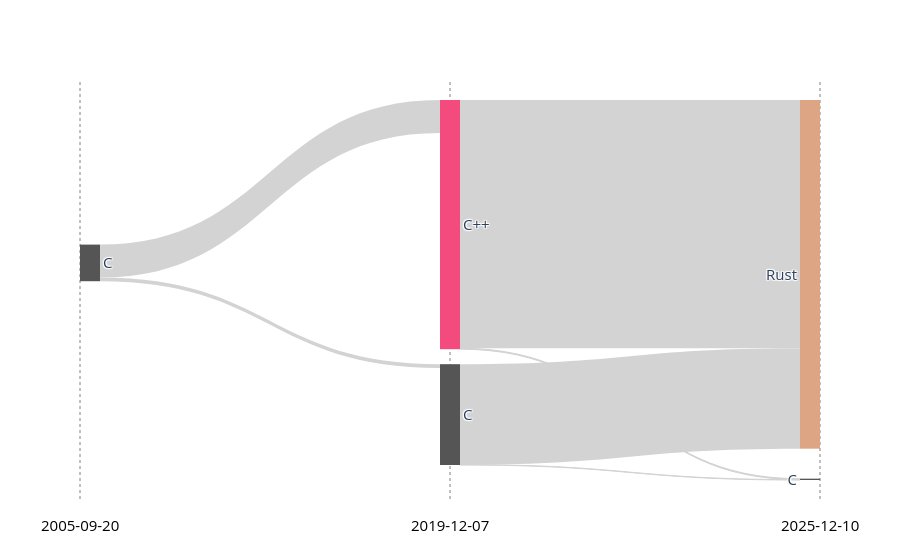

Notebook source saved alongside this figure:
### Code cell
NAME = 'fish-shell/fish-shell'
identifiers, languages, metadata = load_item(NAME)
plot(languages, identifiers, metadata, NAME)

### Figure 1 — Plotly figure (JSON) as saved in the notebook; plotly's stock layout.template omitted (floating-point values rounded to 4 significant figures)
{"data": [{"link": {"color": ["lightgrey", "lightgrey", "rgba(0,0,0,0)", "rgba(0,0,0,0)", "rgba(0,0,0,0)", "lightgrey", "lightgrey", "lightgrey", "lightgrey", "rgba(0,0,0,0)", "rgba(0,0,0,0)", "rgba(0,0,0,0)"], "source": [0, 0, 0, 3, 4, 1, 1, 2, 2, 1, 2, 5], "target": [1, 2, 1, 2, 5, 6, 7, 6, 7, 6, 8, 7], "value": [51, 451, 1e-09, 1e-09, 1e-09, 5, 1377, 13, 3403, 1e-09, 1e-09, 1e-09]}, "node": {"color": ["#555555", "#555555", "#f34b7d", "rgba(0,0,0,0)", "rgba(0,0,0,0)", "rgba(0,0,0,0)", "#555555", "#dea584", "rgba(0,0,0,0)"], "label": ["C", "C", "C++", "", "", "", "C", "Rust", ""], "line": {"color": "black", "width": 0}, "pad": 15, "thickness": 20}, "type": "sankey"}], "layout": {"annotations": [{"font": {"color": "black", "size": 15}, "showarrow": false, "text": "2005-09-20", "x": 0, "xanchor": "center", "xref": "paper", "y": -0.15, "yanchor": "bottom", "yref": "paper"}, {"font": {"color": "black", "size": 15}, "showarrow": false, "text": "2019-12-07", "x": 0.5, "xanchor": "center", "xref": "paper", "y": -0.15, "yanchor": "bottom", "yref": "paper"}, {"font": {"color": "black", "size": 15}, "showarrow": false, "text": "2025-12-10", "x": 1, "xanchor": "center", "xref": "paper", "y": -0.15, "yanchor": "bottom", "yref": "paper"}], "font": {"size": 15}, "margin": {"t": 100}, "shapes": [{"layer": "below", "line": {"color": "gray", "dash": "dot", "width": 1}, "type": "line", "x0": 0, "x1": 0, "xref": "paper", "y0": -0.05, "y1": 1.05, "yref": "paper"}, {"layer": "below", "line": {"color": "gray", "dash": "dot", "width": 1}, "type": "line", "x0": 0.5, "x1": 0.5, "xref": "paper", "y0": -0.05, "y1": 1.05, "yref": "paper"}, {"layer": "below", "line": {"color": "gray", "dash": "dot", "width": 1}, "type": "line", "x0": 1, "x1": 1, "xref": "paper", "y0": -0.05, "y1": 1.05, "yref": "paper"}]}}
